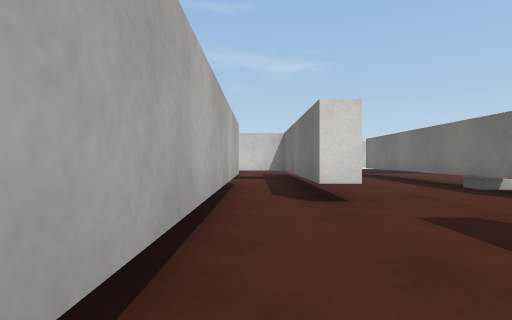
view 1 (above)

24 first-person views from a walk through a 3-D level made in the Unity game engine. The camera is 0.51 m above the floor, looks level and sees 80° across. The floor is counted in squares, 1 m on a side. Each view is taken from the middle of a square. On the plan, view 1 faces up. The plan holds only what a view shows up to about 9 squares ahead; the rest is blank. The player is left out. Surface patterns are stand-ins for the level's own textures.

view 2
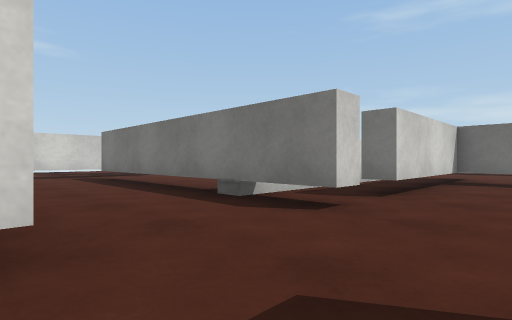

view 3
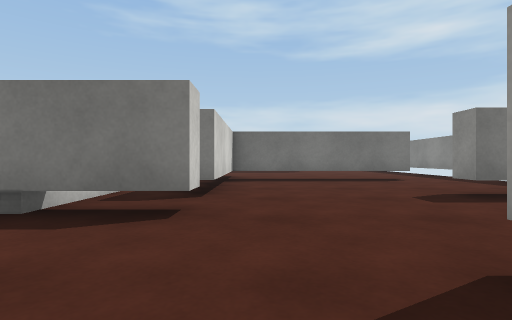

view 4
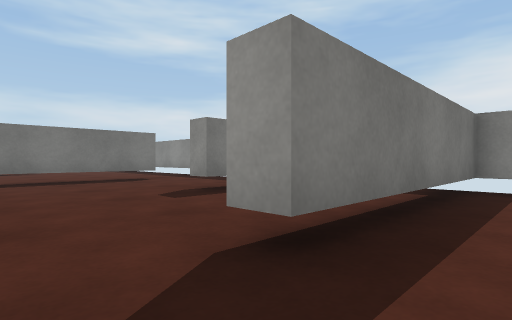

view 5
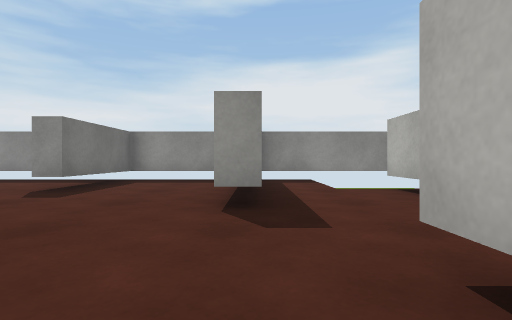

view 6
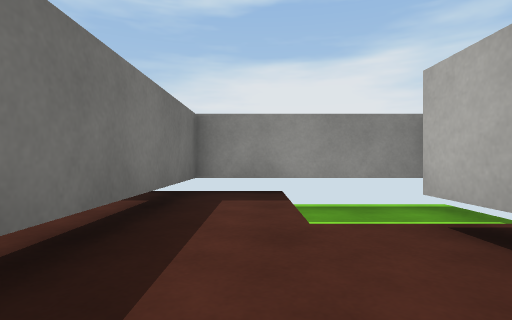

view 7
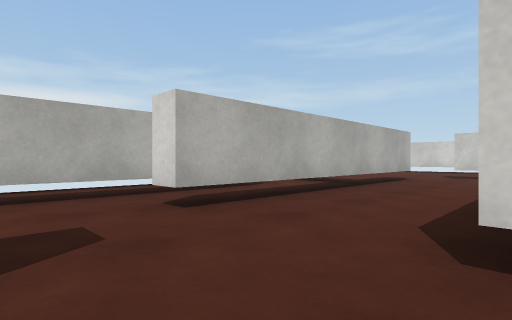

view 8
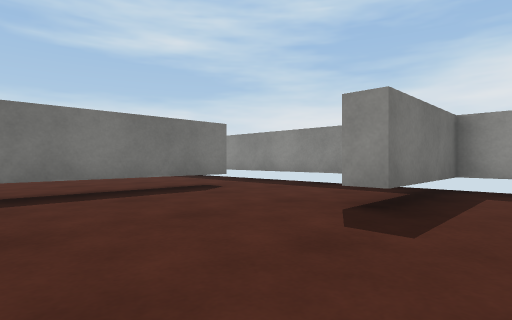

view 9
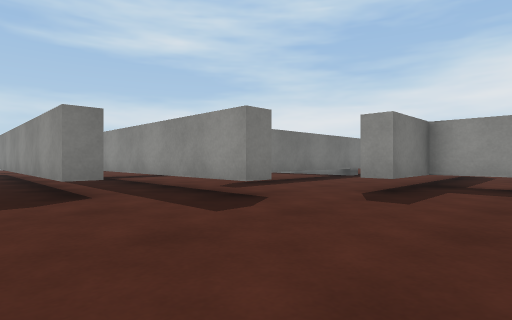

view 10
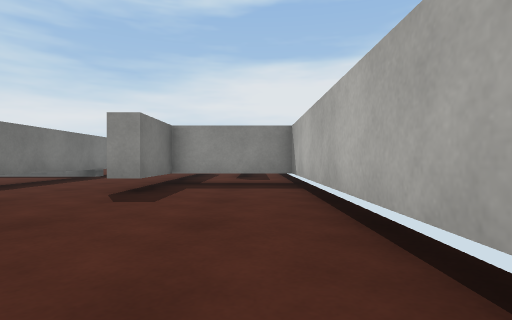

view 11
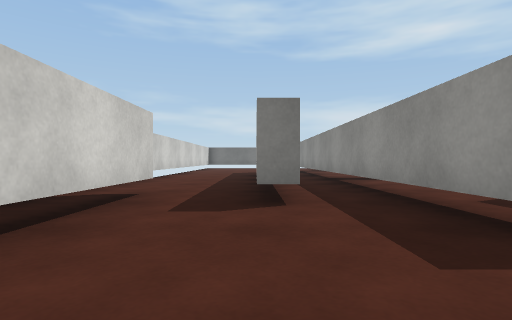

view 12
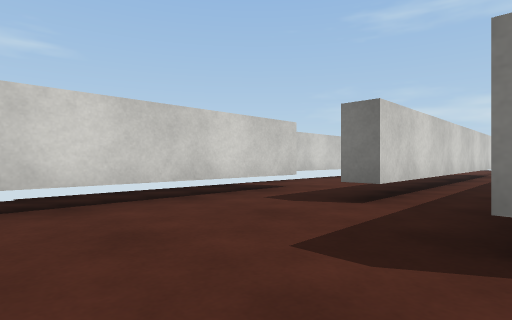

view 13
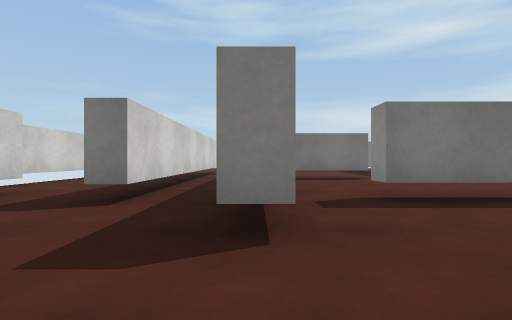

view 14
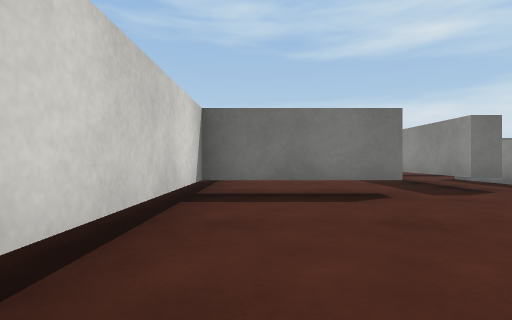

view 15
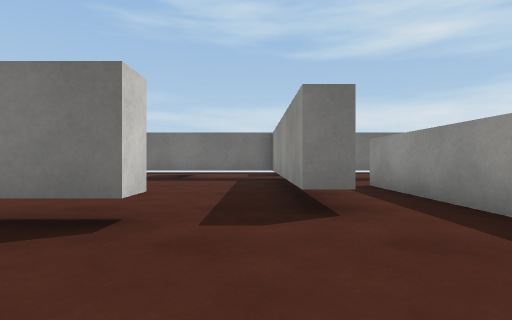

view 16
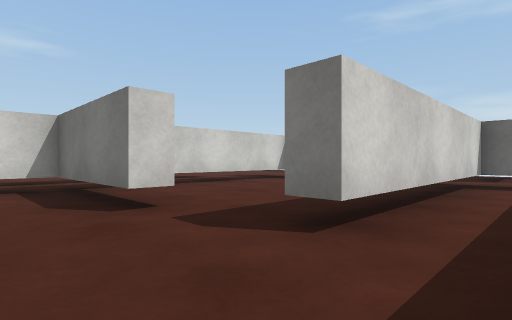

view 17
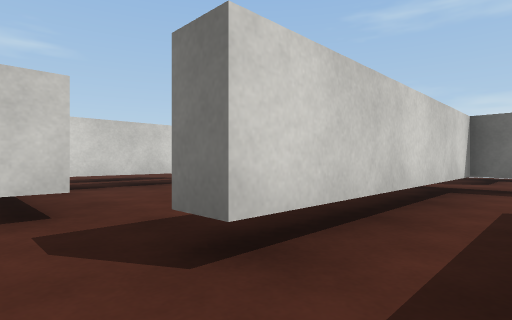

view 18
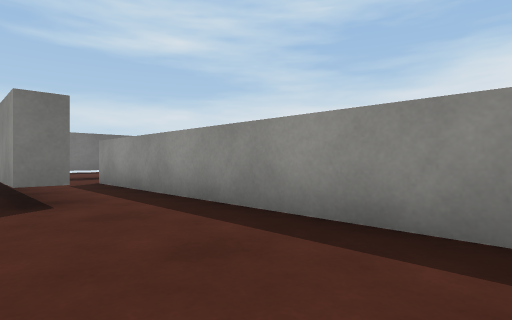

view 19
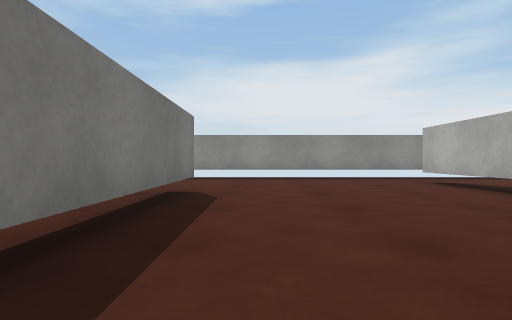

view 20
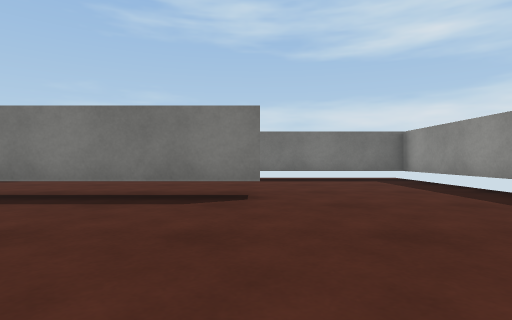

view 21
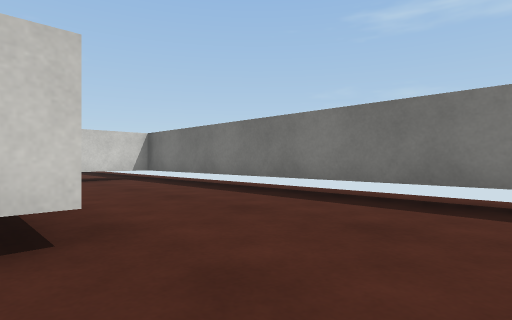

view 22
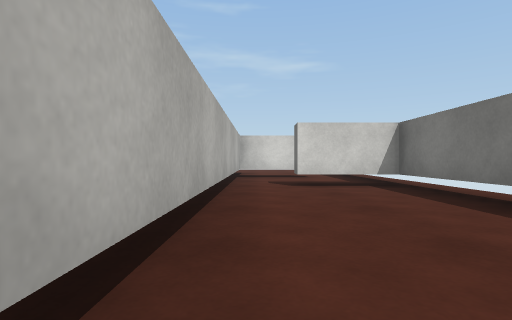

view 23
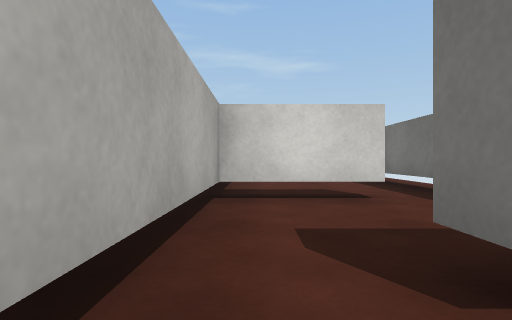

view 24
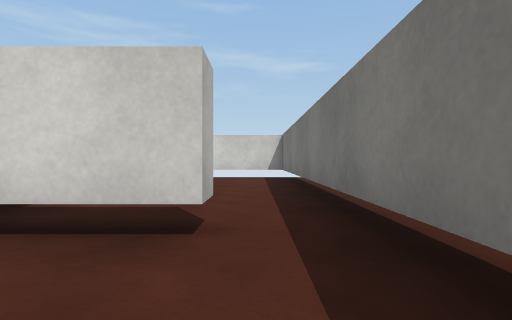

### Floor plan
Key: @ floor where view 1 was taken; # wall or solid block; . floor; v drop or lower ground; T thing the floor can be seen under or through.
Columns run from 2 left of view 1 to 18 right of it. Each row starts with its distance up from view 1.
 17         ####      ###
 16   #####.....      ..#
 15  .............    ..#
 14 #.....########    ..#
 13 #............... ...#
 12 #...TTTTTTTTTTTT#...#
 11 #.........T.....#...#
 10 #..T..T...T.....#TT.#
  9 #..T..T...T.....#...#
  8  TTT..T.........T...#
  7  ..T..T....TTTTTT.TT#
  6  #.T..T.........T...#
  5  #.T..T########.T...#
  4  #.T..T.###T ...T...#
  3  #.........T....T...#
  2  #.........T....T...#
  1  #..#......T....T...#
  0  #@.#......T........#
 -1    .#..#............#
 -2  vv.#..#............#
 -3 #####################

Where each view was taken, in squares from view 1:
view 1: 0 up, 0 right, facing up
view 2: 2 up, 1 right, facing up-right
view 3: 3 up, 1 right, facing right
view 4: 3 up, 1 right, facing down-right
view 5: 5 up, 2 right, facing down
view 6: 2 up, 1 right, facing down
view 7: 2 up, 4 right, facing up-left
view 8: 3 up, 4 right, facing down-right
view 9: 15 up, 1 left, facing down-right
view 10: 15 up, 1 left, facing down
view 11: 14 up, 0 right, facing right
view 12: 12 up, 0 right, facing up-right
view 13: 12 up, 0 right, facing right
view 14: 11 up, 4 right, facing right
view 15: 8 up, 6 right, facing right
view 16: 6 up, 7 right, facing up-right
view 17: 6 up, 8 right, facing up-right
view 18: 8 up, 5 right, facing down-right
view 19: 6 up, 13 right, facing down
view 20: 1 up, 10 right, facing right
view 21: 1 down, 14 right, facing up-right
view 22: 1 up, 15 right, facing up
view 23: 6 up, 15 right, facing up
view 24: 8 up, 17 right, facing up
